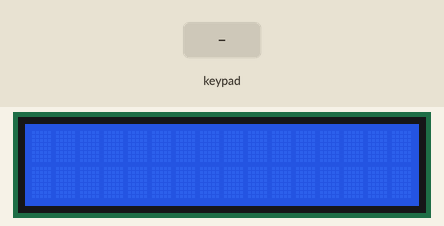
The sketch below on a simulated Arduino Uno, built with avr-gcc and run on an emulated ATmega328P. Shown: 16×2 character LCD. The inputs (shaded band) are chosen by the test bench. What the sketch prints to the serial monitor is not drawn.

Above: at 1.3 s.
1.4 s: keypad keys 2 3 4 5 # pressed 0.4 s apart
At 3.9 s:
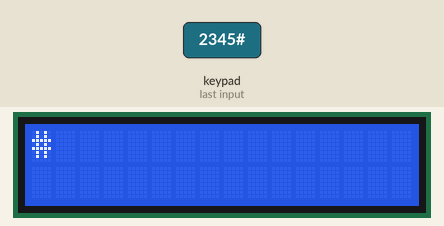
4.9 s: key 'A' pressed
At 5.3 s:
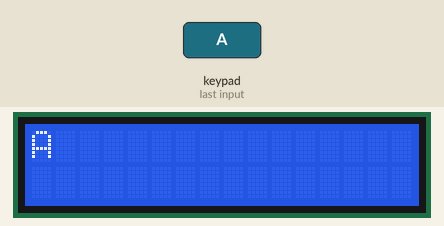
6.4 s: key 'B' pressed
At 6.7 s:
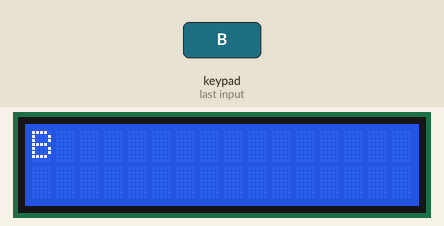
7.9 s: keypad keys 2 3 4 5 * pressed 0.4 s apart
At 10.0 s:
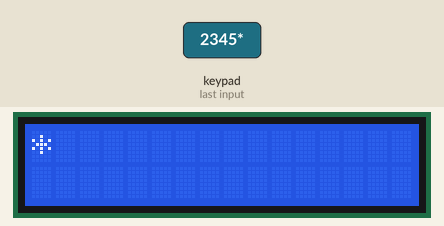
11.4 s: key 'C' pressed
At 11.7 s:
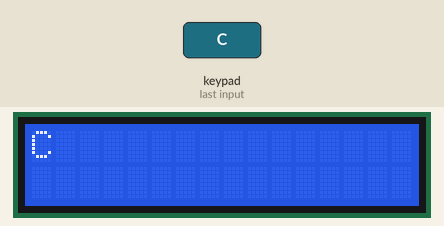
12.9 s: keypad keys 2 3 4 5 D pressed 0.4 s apart
At 13.1 s:
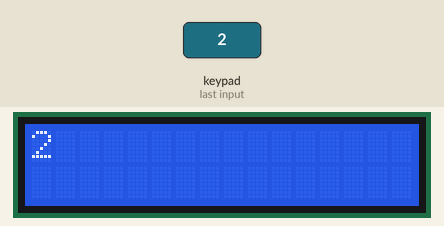
Timing chart, 0 to 15.9 s (numbered marks = the images above; inputs shaded):
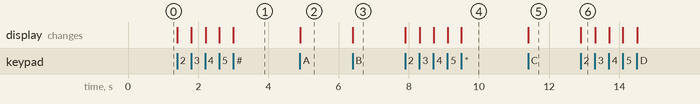

The sketch:

i2c_keypad.ino
```cpp
 // Include Wire Library for I2C
#include <Wire.h>
// Include NewLiquidCrystal Library for I2C
#include <LiquidCrystal_I2C.h>
#include <Keypad.h>


const byte ROWS = 4;
const byte COLS = 4;

char keys[ROWS][COLS] ={
  {'1','2','3','A'},
  {'4','5','6','B'},
  {'7','8','9','C'},
  {'*','0','#','D'},
};
LiquidCrystal_I2C lcd(0x27, 16,2);

byte rowPins[ROWS] ={2,3,4,5};
byte colPins[COLS] ={6,7,8,9};
Keypad customKeypad = Keypad(makeKeymap(keys), rowPins, colPins, ROWS, COLS);


void setup()
{
  Serial.begin(9600);
  lcd.init();
  lcd.backlight();
  lcd.begin(16,2);
}

void loop() {
  lcd.setCursor(0,0);
  char pressedKey = customKeypad.getKey();

  if(pressedKey){
    lcd.print(pressedKey);
    Serial.println(pressedKey);
  }


}
```

Measured:
- after the input at 1.4 s, the display: first changes at once (image 1 shows a later state)
- after the input at 4.9 s, the display: changes at once (image 2)
- after the input at 6.4 s, the display: changes at once (image 3)
- after the input at 7.9 s, the display: first changes at once (image 4 shows a later state)
- after the input at 11.4 s, the display: changes at once (image 5)
- after the input at 12.9 s, the display: changes at once (image 6)
